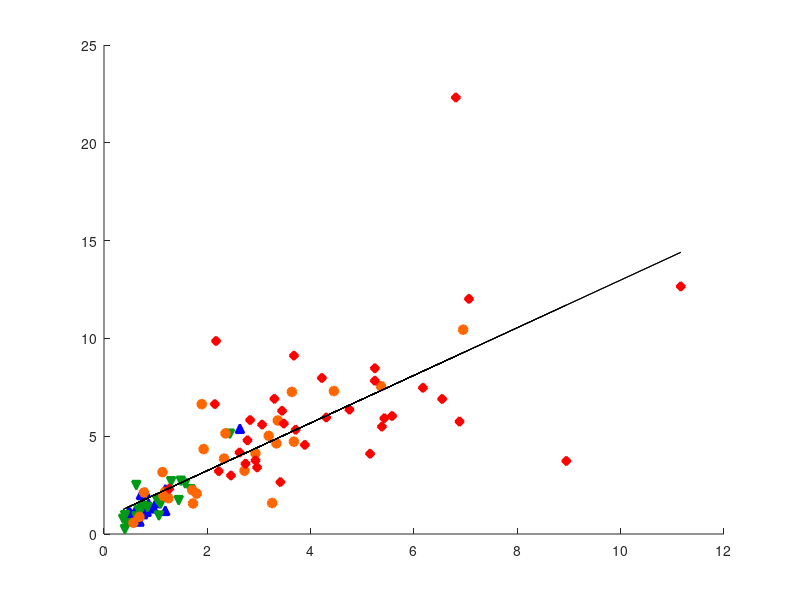

Write the MATLAB code that produced this figure. (Note: this script raises an error after producing the figure.)
close all; clear all; clc
atWork = 0;
print_on = 1;

colorBlue = '#0000FF';
colorRed = '#FF0000';
colorBlack = '#000000';
colorGreen = '#009A17';
colorOrange = '#FF6600';
pt = 1.0;
FS = 14;

%% Plot Setup:
if atWork == 1
    figPos1 = [-1900, 100, 500, 400]; % Work
    figPos2 = [-1250, 400, 600, 600];
    figPos3 = [-600, 400, 600, 600];
    figPos4 = [-1900, 100, 600, 600];
    figPos5 = [-1250, 100, 600, 600];
    figPos6 = [-600, 100, 600, 300];
else
    figPos1 = [-1900, 150, 500, 400]; % Home
    figPos2 = [-1250, 500, 600, 600];
    figPos3 = [-600, 500, 600, 600];
    figPos4 = [-1900, 150, 600, 600];
    figPos5 = [-1250, 150, 600, 600];
    figPos6 = [-600, 150, 600, 300];
end

%%
load young_results.mat
load old_results.mat
load FL_results.mat
load NFL_results.mat
for ii = 1:20
    young.WOBr(ii,1) = young.WOBr_dV{1, ii}(end,1);
    young.WOBe(ii,1) = young.WOBe_dV{1, ii}(end,1);
end

for ii = 1:20
    old.WOBr(ii,1) = old.WOBr_dV{1, ii}(end,1);
    old.WOBe(ii,1) = old.WOBe_dV{1, ii}(end,1);
end

for ii = 1:25
    NFL.WOBr(ii,1) = NFL.WOBr_dV{1, ii}(end,1);
    NFL.WOBe(ii,1) = NFL.WOBe_dV{1, ii}(end,1);
end

for ii = 1:35
    FL.WOBr(ii,1) = FL.WOBr_dV{1, ii}(end,1);
    FL.WOBe(ii,1) = FL.WOBe_dV{1, ii}(end,1);
end
%% Linear regression line
% dlm = fitlm(NFL.R1insp,NFL.meanR2Phi,'Intercept', false)

%%
figure('Position',figPos1);

sz = 40;
scatter(young.WOBr,young.WOBe,sz,'^',...
                'MarkerEdgeColor',colorBlue,...
                'MarkerFaceColor',colorBlue,...
                'LineWidth',1.5); hold on
scatter(old.WOBr,old.WOBe,sz,'v',...
                'MarkerEdgeColor',colorGreen,...
                'MarkerFaceColor',colorGreen,...
                'LineWidth',1.5); hold on
scatter(NFL.WOBr,NFL.WOBe,sz,...
                'MarkerEdgeColor',colorOrange,...
                'MarkerFaceColor',colorOrange,...
                'LineWidth',1.5); hold on
scatter(FL.WOBr,FL.WOBe,sz,'d',...
                'MarkerEdgeColor',colorRed,...
                'MarkerFaceColor',colorRed,...
                'LineWidth',1.5); hold on

totalDataX = [young.WOBr; old.WOBr; NFL.WOBr; FL.WOBr];
totalDataY = [young.WOBe; old.WOBe; NFL.WOBe; FL.WOBe];
[p,S]=polyfit(totalDataX,totalDataY,1);
[yfit,delta]=polyval(p,totalDataX,S);
plot(totalDataX,yfit,'k');
RSS = sum((totalDataY-yfit).^2);
TSS = sum((totalDataY-mean(totalDataY)).^2);
Rsquared = 1-RSS/TSS;
anno = annotation('textbox', [0.67, 0.2, 0.1, 0.1], 'String', "R^2 = " + round(Rsquared,2));
anno.EdgeColor = 'w';
anno.BackgroundColor = 'w';
anno.FontSize = 12;

xlabel('$ \int_{}^{} R_{1,insp}Q \,dV $','Interpreter','latex')
ylabel('$ \int_{}^{} EV \,dV $','Interpreter','latex')
legend('young','old','NFL','FL','Location','northwest')
% xlim([0 20])
% ylim([0 35])
grid on
set(gca,'FontSize',14);



if print_on ==1
    print('-r400','-dpng','WOBeWOBr.png');
else 
end


       